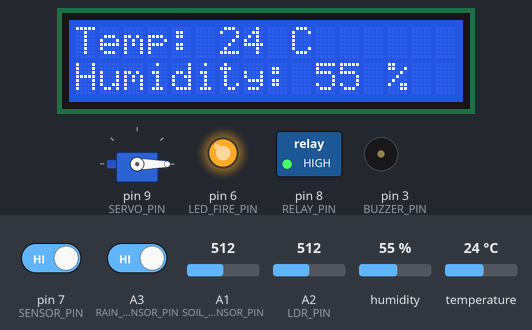
This sketch was run on a simulated Arduino Uno, built with avr-gcc and run on an emulated ATmega328P. On the bench: 16×2 character LCD, servo, switched loads named in the sketch (green lamp = pin HIGH), output pins drawn as LEDs (lit = HIGH), buzzer (waves = sounding). Dashed ring = blinking. The test bench sets the inputs (shaded band); at power-on: temperature 24 °C, pin 7 (SENSOR_PIN) HIGH, A3 (RAIN_SENSOR_PIN) HIGH, A2 (LDR_PIN) = 512, A1 (SOIL_SENSOR_PIN) = 512, humidity 55 %. What the sketch prints to the serial monitor is not drawn.

Above: at 1.2 s.
1.3 s: temperature set to 34 °C
At 2.4 s:
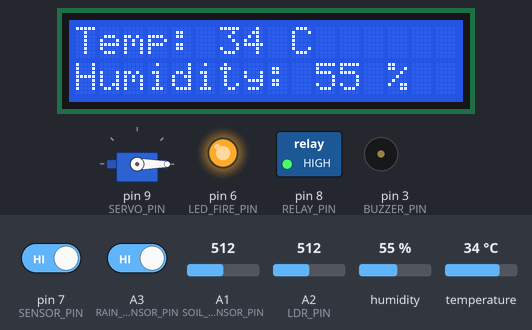
2.9 s: temperature set to 37 °C
At 4.3 s:
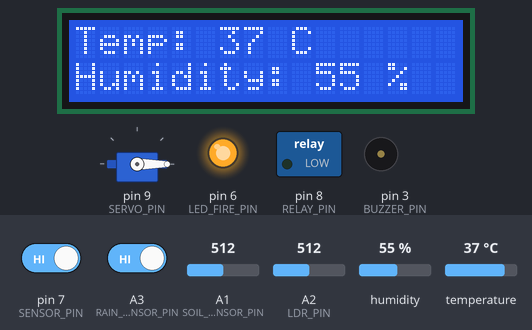
4.7 s: pin 7 (SENSOR_PIN) driven LOW
At 6.1 s:
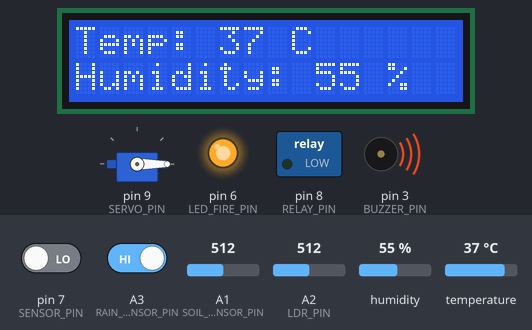
6.6 s: A3 (RAIN_SENSOR_PIN) driven LOW
At 7.8 s:
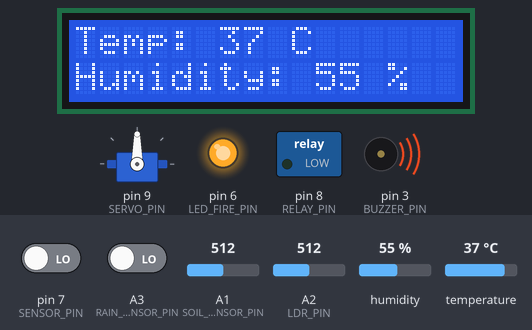
8.1 s: A2 (LDR_PIN) set to 491
At 9.7 s:
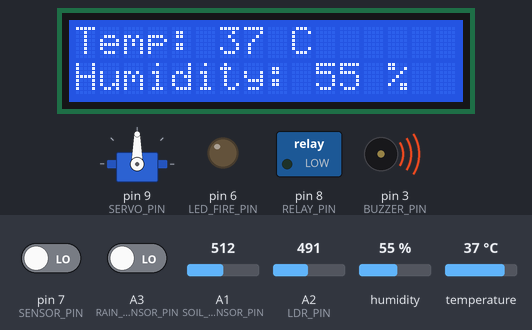
10.0 s: A3 (RAIN_SENSOR_PIN) driven HIGH
At 13.7 s:
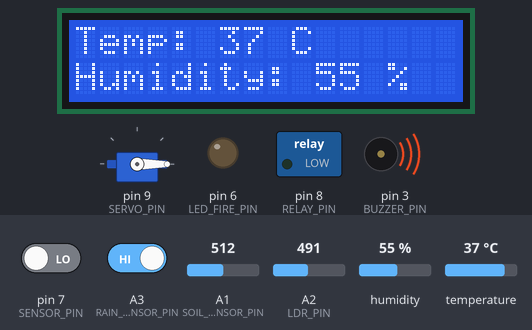
Timing chart, 0 to 14.0 s (numbered marks = the images above; inputs shaded):
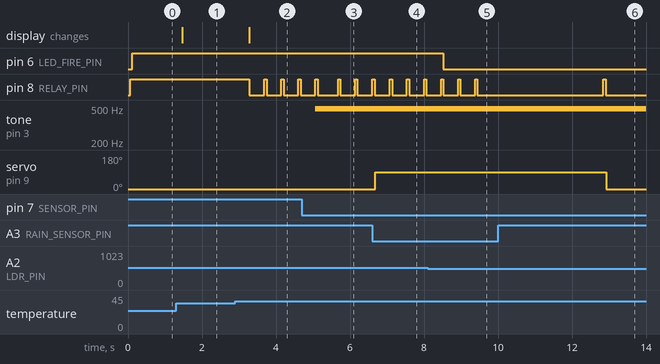

Measured:
- the behaviour switches between 35 and 36 °C on temperature (found by bisection; images 1 and 2)
- the behaviour switches between 500 and 499 on A2 (LDR_PIN) (found by bisection; images 4 and 5)
- after the input at 1.3 s, the display: changes after 0.17 s (image 1)
- after the input at 2.9 s, pin 8 (RELAY_PIN): alternates HIGH for 0.06 s and LOW for 0.40 s, starting after 0.38 s; the display: changes after 0.38 s (image 2)
- after the input at 4.7 s, tone on pin 3 (BUZZER_PIN): silent → 490 Hz after 0.37 s
- after the input at 6.6 s, servo on pin 9 (SERVO_PIN): 0° → 90° after 0.08 s
- after the input at 8.1 s, pin 6 (LED_FIRE_PIN): HIGH → LOW after 0.42 s
- after the input at 10.0 s, servo on pin 9 (SERVO_PIN): 90° → 0° after 2.9 s

The sketch:

ITSWORKING.ino
```cpp
#include <SoftwareSerial.h>
#include "DHT.h"
#include <SimpleDHT.h>
#include <Wire.h>
#include <LiquidCrystal_I2C.h>
#include <Servo.h>

// Pin Definitions
#define SOIL_SENSOR_PIN A1     // Pin for soil moisture sensor
#define SENSOR_PIN 7           // Pin for fire sensor
#define BUZZER_PIN 3           // Pin for buzzer
#define RELAY_PIN 8            // Pin for relay to control the sprinkler
#define LED_FIRE_PIN 6         // Pin for fire status LED
#define RAIN_SENSOR_PIN A3     // Pin for rain sensor
#define SERVO_PIN 9            // Pin for servo motor
#define LDR_PIN A2             // Pin for LDR module (can be another pin if A0 is used by soil sensor)

// Sprinkler timing parameters
#define SPRINKLER_START_DELAY 5000  // 5 seconds delay before starting sprinkler
#define SPRINKLER_ON_TIME 3000      // 3 seconds sprinkler on time
#define SOIL_MOISTURE_THRESHOLD 800
#define TEMPERATURE_THRESHOLD 35    // Temperature threshold for relay activation
#define BUZZER_INTENSITY 50

// DHT11 Sensor Pin and LCD setup
int pinDHT11 = 2;
SimpleDHT11 dht11(pinDHT11);
LiquidCrystal_I2C lcd(0x27, 16, 2);

Servo servo; // Create servo object to control a servo

// Variables for sensors
unsigned long previousTime = 0; // Timer for sprinkler activation
bool sprinklerActive = false;   // Flag to track if the sprinkler is active
int angle = 0;                  // Current angle of servo motor
int prev_rain_state = HIGH;     // Initialize to HIGH for stable detection
int rain_state;                 // Current state of rain sensor
unsigned long lastRainChange = 0; // Last time the rain state changed
const unsigned long rainDebounceDelay = 200; // Debounce delay for rain sensor
bool isRaining = false;         // Tracks current rain state

SoftwareSerial B(10, 11); // 10-RX, 11-TX (Bluetooth communication)
#define DHTPIN 2       // Pin connected to DHT11 sensor
#define DHTTYPE DHT11  // DHT11 sensor type

DHT dht(DHTPIN, DHTTYPE);  // Initialize DHT sensor

void setup() {
    Serial.begin(9600);   // Begin Serial communication for debugging
    B.begin(9600);        // Begin Bluetooth communication

    dht.begin();          // Initialize the DHT11 sensor
    lcd.begin();          // LCD initialization
    lcd.backlight();
    servo.attach(SERVO_PIN);
    servo.write(angle); // Initialize servo position

    // Pin setup
    pinMode(RELAY_PIN, OUTPUT);
    pinMode(SOIL_SENSOR_PIN, INPUT);
    pinMode(SENSOR_PIN, INPUT);  // Fire sensor input
    pinMode(BUZZER_PIN, OUTPUT);
    pinMode(LED_FIRE_PIN, OUTPUT);
    pinMode(RAIN_SENSOR_PIN, INPUT); // Rain sensor input
    pinMode(LDR_PIN, INPUT);        // LDR pin as input

    // Initial rain state setup
    isRaining = digitalRead(RAIN_SENSOR_PIN) == LOW;
}

void loop() {
    int moistureLevel = analogRead(SOIL_SENSOR_PIN);
    int ldrValue = analogRead(LDR_PIN); // Read the value from the LDR sensor

    // Sensor handling functions
    handleFireDetection();
    handleSoilMoisture(moistureLevel);
    readDHT11();
    handleRainSensor();
    handleLDR(ldrValue); // Handle LDR logic

    // Send data over Bluetooth every 5 seconds
    if (millis() - previousTime >= 5000) {
        sendSensorData(); // Send the sensor data
        previousTime = millis(); // Reset the timer
    }

    delay(400); // Delay for stability between sensor readings
}

void sendSensorData() {
    // Read the sensors again for sending updated data
    float humidity = dht.readHumidity();
    float temperatureC = dht.readTemperature();
    float temperatureF = dht.readTemperature(true); // Fahrenheit

    if (isnan(humidity) || isnan(temperatureC)) {
        B.println("Failed to read from DHT sensor!");
        return;
    }

    // Read fire sensor
    int fireStatus = digitalRead(SENSOR_PIN);
    String fireStatusMessage = (fireStatus == LOW) ? "Fire detected" : "No fire";

    // Send the data over Bluetooth
    B.print("Humidity: ");
    B.print(humidity);
    B.print("%, ");
    B.print("Temp: ");
    B.print(temperatureC);
    B.print("C, ");
    B.print("Temp: ");
    B.print(temperatureF);
    B.print("F;");

    B.print("Soil Moisture: ");
    B.print(analogRead(SOIL_SENSOR_PIN));
    B.print(";");

    B.print("Rain State: ");
    B.print(isRaining ? "Rain detected" : "No rain");
    B.print(";");

    B.print("Fire Status: ");
    B.println(fireStatusMessage);

    // Debugging information (optional, can be removed if not needed)
    Serial.print("Humidity: ");
    Serial.print(humidity);
    Serial.print("%, ");
    Serial.print("Temp: ");
    Serial.print(temperatureC);
    Serial.print("C, ");
    Serial.print("Temp: ");
    Serial.print(temperatureF);
    Serial.println("F");

    Serial.print("Fire Status: ");
    Serial.println(fireStatusMessage);
}

void handleFireDetection() {
    static unsigned long previousTime = millis();
    int sensorValue = digitalRead(SENSOR_PIN);

    if (sensorValue == LOW) { // Fire detected
        analogWrite(BUZZER_PIN, BUZZER_INTENSITY);
        if (millis() - previousTime > SPRINKLER_START_DELAY) {
            digitalWrite(RELAY_PIN, LOW); // Activate sprinkler
            delay(SPRINKLER_ON_TIME); // Keep sprinkler on for a certain time
        }
    } else {
        analogWrite(BUZZER_PIN, 0); // Turn off buzzer
        digitalWrite(RELAY_PIN, HIGH); // Turn off sprinkler
        previousTime = millis(); // Reset timer
    }
}

void handleSoilMoisture(int moistureLevel) {
    if (moistureLevel < SOIL_MOISTURE_THRESHOLD) {
        digitalWrite(RELAY_PIN, HIGH);  // Turn on sprinkler
        Serial.println("Relay ON: Soil is dry.");
    } else {
        digitalWrite(RELAY_PIN, LOW);  // Turn off sprinkler
        if (moistureLevel >= SOIL_MOISTURE_THRESHOLD) {
            Serial.println("Relay OFF: Soil is moist.");
        } else if (isRaining) {
            Serial.println("Relay OFF: It's raining, no need to water.");
        }
    }
}

void handleRainSensor() {
    int currentRainState = digitalRead(RAIN_SENSOR_PIN);

    // Debounce logic
    if (currentRainState != prev_rain_state && (millis() - lastRainChange) > rainDebounceDelay) {
        lastRainChange = millis();
        if (currentRainState == LOW) { // Rain detected
            Serial.println("Rain detected!");
            isRaining = true;
            servo.write(90); // Move servo to position 90 degrees
        } else { // Rain stopped
            Serial.println("Rain stopped!");
            isRaining = false;
            servo.write(0); // Move servo back to original position, regardless of soil moisture level
        }
        prev_rain_state = currentRainState; // Update previous state
    }
}

void handleLDR(int ldrValue) {
    // Control the LED based on LDR value (darkness = turn on LED)
    if (ldrValue < 500) { // If it's dark, turn the LED on
        digitalWrite(LED_FIRE_PIN, LOW); // Turn on LED
    } else { // If it's light, turn the LED off
        digitalWrite(LED_FIRE_PIN, HIGH); // Turn off LED
    }
}

void readDHT11() {
    byte temperature = 0;
    byte humidity = 0;
    int err = dht11.read(&temperature, &humidity, NULL);

    if (err != SimpleDHTErrSuccess) {
        Serial.print("Read DHT11 failed, err=");
        Serial.println(err);
        displayError();
    } else {
        displayData(temperature, humidity);

        if (temperature > TEMPERATURE_THRESHOLD) {
            Serial.println("Temperature above 35°C, activating relay.");
            digitalWrite(RELAY_PIN, LOW); // Turn on sprinkler
        } else {
            digitalWrite(RELAY_PIN, HIGH); // Turn off sprinkler if temperature is below threshold
        }
    }
}

void displayData(byte temperature, byte humidity) {
    lcd.clear();
    lcd.setCursor(0, 0);
    lcd.print("Temp: ");
    lcd.print((int)temperature);
    lcd.print(" C");

    lcd.setCursor(0, 1);
    lcd.print("Humidity: ");
    lcd.print((int)humidity);
    lcd.print(" %");

    Serial.print("Temperature: ");
    Serial.println((int)temperature);
    Serial.print("Humidity: ");
    Serial.println((int)humidity);
}

void displayError() {
    lcd.clear();
    lcd.setCursor(0, 0);
    lcd.print("Save");
    lcd.setCursor(0, 1);
    lcd.print("Farmers");
    delay(2000); // Display error for 2 seconds
}
```
